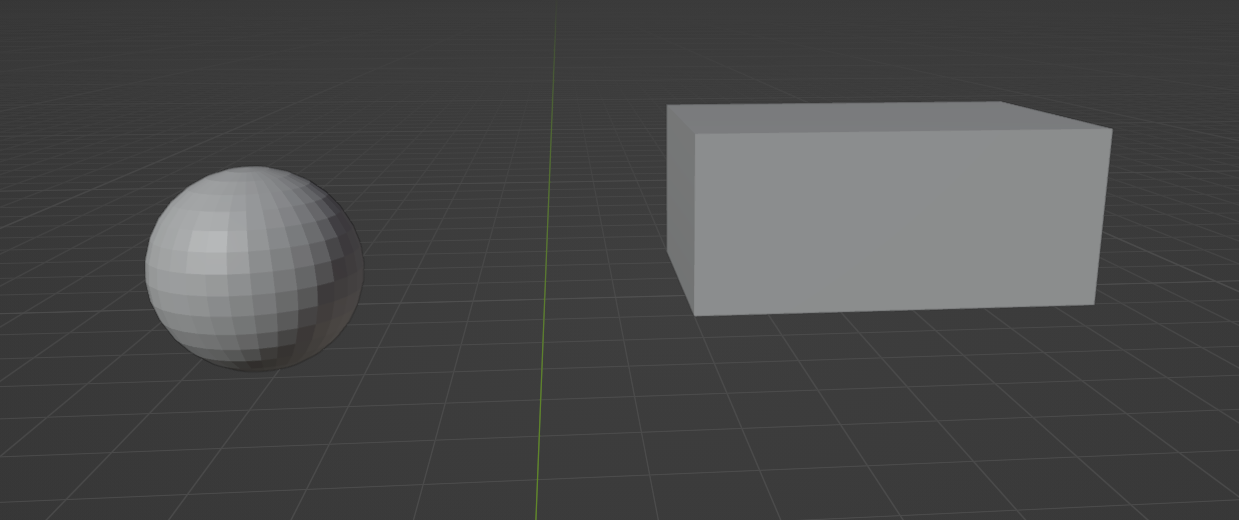
#> input picture notebooks/cuboid-sphere.png, 1239 x 520 px
$ jupyter execute Task2.ipynb   (older library calls are emulated)
#> lines starting #> are read from the running program, lines starting #| are printed output that depends on the picture; after the words box and inside, x2 and y2 are one past the last pixel; in counts of white or black regions, pixels touching at a corner belong together
[cell 1]
import cv2
import numpy as np
import matplotlib.pyplot as plt

### Load image

[cell 2]
filename = "cuboid-sphere.png"

[cell 3]
image = cv2.imread(filename)
#> image is the input picture: shape (520, 1239, 3); mean B, G, R 73.9, 73.9, 73.5
image_gsk = cv2.cvtColor(image, cv2.COLOR_BGR2GRAY)

print(image.shape)
#| (520, 1239, 3)
plt.imshow(image)
plt.show()

### Maxpool, minpool functionality

- Grabbed from https://numbersmithy.com/2d-and-3d-pooling-using-numpy/
- I more like to use torch, but here prefer numpy to reduce dependencies

[cell 4]
def asStride(arr, sub_shape, stride):
    '''Get a strided sub-matrices view of an ndarray.
    Args:
        arr (ndarray): input array of rank 2 or 3, with shape (m1, n1) or (m1, n1, c).
        sub_shape (tuple): window size: (m2, n2).
        stride (int): stride of windows in both y- and x- dimensions.
    Returns:
        subs (view): strided window view.
    See also skimage.util.shape.view_as_windows()
    '''
    s0, s1 = arr.strides[:2]
    m1, n1 = arr.shape[:2]
    m2, n2 = sub_shape[:2]
    view_shape = (1+(m1-m2)//stride, 1+(n1-n2)//stride, m2, n2)+arr.shape[2:]
    strides = (stride*s0, stride*s1, s0, s1)+arr.strides[2:]
    subs = np.lib.stride_tricks.as_strided(
        arr, view_shape, strides=strides, writeable=False)
    return subs

def poolingOverlap(mat, f, stride=None, method='max', pad=False,
                   return_max_pos=False):
    '''Overlapping pooling on 2D or 3D data.
    Args:
        mat (ndarray): input array to do pooling on the first 2 dimensions.
        f (int): pooling kernel size.
    Keyword Args:
        stride (int or None): stride in row/column. If None, same as <f>,
            i.e. non-overlapping pooling.
        method (str): 'max for max-pooling,
                      'mean' for average-pooling.
        pad (bool): pad <mat> or not. If true, pad <mat> at the end in
               y-axis with (f-n%f) number of nans, if not evenly divisible,
               similar for the x-axis.
        return_max_pos (bool): whether to return an array recording the locations
            of the maxima if <method>=='max'. This could be used to back-propagate
            the errors in a network.
    Returns:
        result (ndarray): pooled array.
    See also unpooling().
    '''
    m, n = mat.shape[:2]
    if stride is None:
        stride = f
    _ceil = lambda x, y: x//y + 1
    if pad:
        ny = _ceil(m, stride)
        nx = _ceil(n, stride)
        size = ((ny-1)*stride+f, (nx-1)*stride+f) + mat.shape[2:]
        mat_pad = np.full(size, 0)
        mat_pad[:m, :n, ...] = mat
    else:
        mat_pad = mat[:(m-f)//stride*stride+f, :(n-f)//stride*stride+f, ...]
    view = asStride(mat_pad, (f, f), stride)
    if method == 'max':
        result = np.nanmax(view, axis=(2, 3), keepdims=return_max_pos)
    if method == 'min':
        result = np.nanmin(view, axis=(2, 3), keepdims=return_max_pos)
    if method == 'mean':
        result = np.nanmean(view, axis=(2, 3), keepdims=return_max_pos)
    if return_max_pos:
        pos = np.where(result == view, 1, 0)
        result = np.squeeze(result)
        return result, pos
    else:
        return result

### Remove mesh

[cell 5]
_image = poolingOverlap(image_gsk, 5, 1, 'min')
#> in asStride, `s0, s1 = arr.strides[:2]`: s0 = 1239; s1 = 1
#> in asStride, `strides = (stride*s0, stride*s1, s0, s1)+arr.strides[2:]`: strides = (1239, 1, 1239, 1)
_image = poolingOverlap(_image, 5, 1, 'max')
plt.imshow(_image)

### Sharpen image

[cell 6]
kernel = np.array([[-1, -1, -1], [-1, 10, -1], [-1, -1, -1]])
_image = cv2.filter2D(_image, -1, kernel)
plt.imshow(_image)
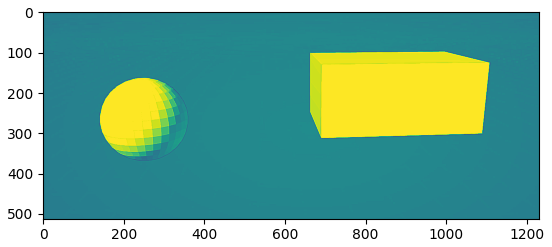
#> figure drawn by matplotlib, 1 panel

### Highlight all background and minpool to make objects easy separatable

[cell 7]
ret, _image_thresh = cv2.threshold(_image, 90, 255, cv2.THRESH_BINARY)
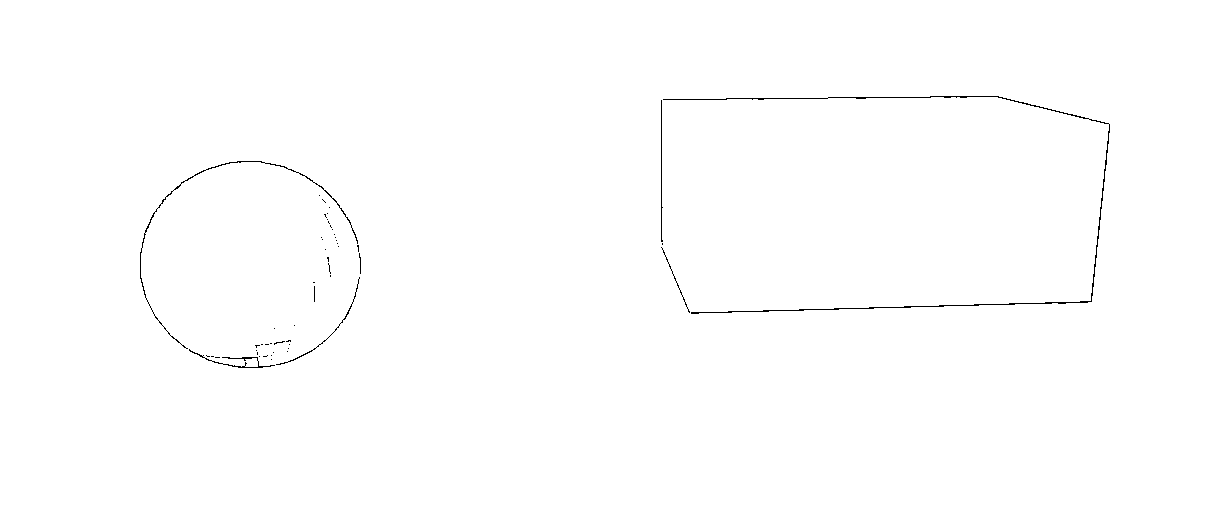
#> _image_thresh: shape (512, 1231); 99.6% white; black in thin lines or dots, all inside (x1, y1, x2, y2) = (140, 96, 1110, 368)
_image_thresh = poolingOverlap(_image_thresh, 5, 1, 'min')
#> in poolingOverlap (call 3), `result = np.nanmin(view, axis=(2, 3), keepdims=return_max_pos)`: result: shape (508, 1227); 98% white; 9 black regions, largest, box (x1, y1, x2, y2) and area: (657, 92, 1110, 314) 6802, (136, 157, 361, 368) 5048, (320, 209, 339, 247) 234

# Pad to compensat size reduction on pooling
_image_thresh = cv2.copyMakeBorder(_image_thresh, 6, 6, 6, 6, cv2.BORDER_DEFAULT)
#> _image_thresh: shape (520, 1239); 98.1% white; 9 black regions, largest, box (x1, y1, x2, y2) and area: (663, 98, 1116, 320) 6802, (142, 163, 367, 374) 5048, (326, 215, 345, 253) 234
plt.imshow(_image_thresh)
plt.show()

### Make foreground mask

[cell 8]
_, _labels, _, _ = cv2.connectedComponentsWithStats(_image_thresh, 4, cv2.CV_32S)
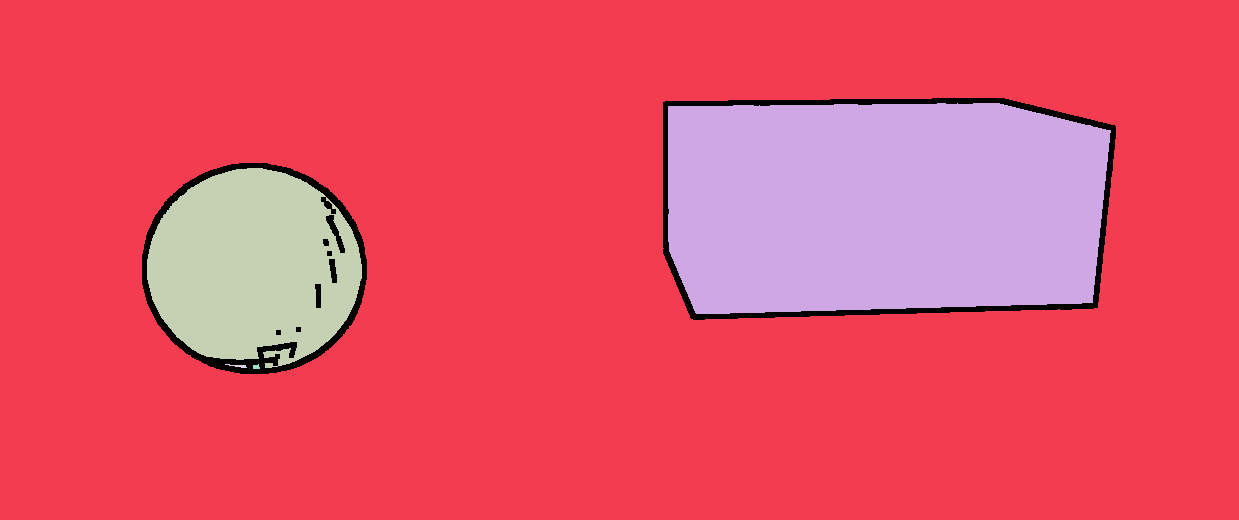
#> _labels: shape (520, 1239) int32; 6 distinct labels, from 0 to 5; one colour per label, 0 black

[cell 9]
foreground_mask = (np.ones_like(_labels) - (_labels == 1)).astype('uint8')
#> foreground_mask: shape (520, 1239); values 0 (black) and 1 (white), 20.3% white; 2 white regions, box (x1, y1, x2, y2) and area: (663, 98, 1116, 320) 93367, (142, 163, 367, 374) 37612
plt.imshow(foreground_mask)

### Separate objects

[cell 10]
_, obj_labels, _, _ = cv2.connectedComponentsWithStats(foreground_mask, 4, cv2.CV_32S)
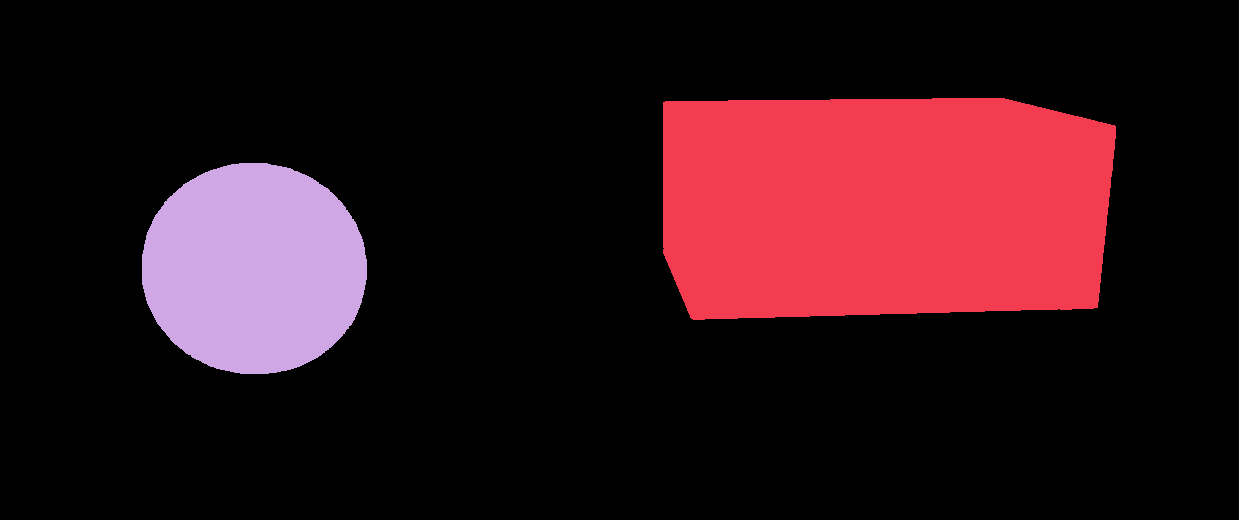
#> obj_labels: shape (520, 1239) int32; 3 distinct labels, from 0 to 2; one colour per label, 0 black

[cell 11]
cuboid_object = obj_labels == 1
#> cuboid_object: shape (520, 1239) bool; 14.5% white; 1 white region, box (x1, y1, x2, y2) and area: (663, 98, 1116, 320) 93367
plt.imshow(cuboid_object)

[cell 12]
sphere_object = obj_labels == 2
#> sphere_object: shape (520, 1239) bool; 5.8% white; 1 white region, box (x1, y1, x2, y2) and area: (142, 163, 367, 374) 37612
sphere_object = sphere_object.astype('uint8')
plt.imshow(sphere_object)

### Get main face of cuboid

[cell 13]
face = image_gsk * cuboid_object
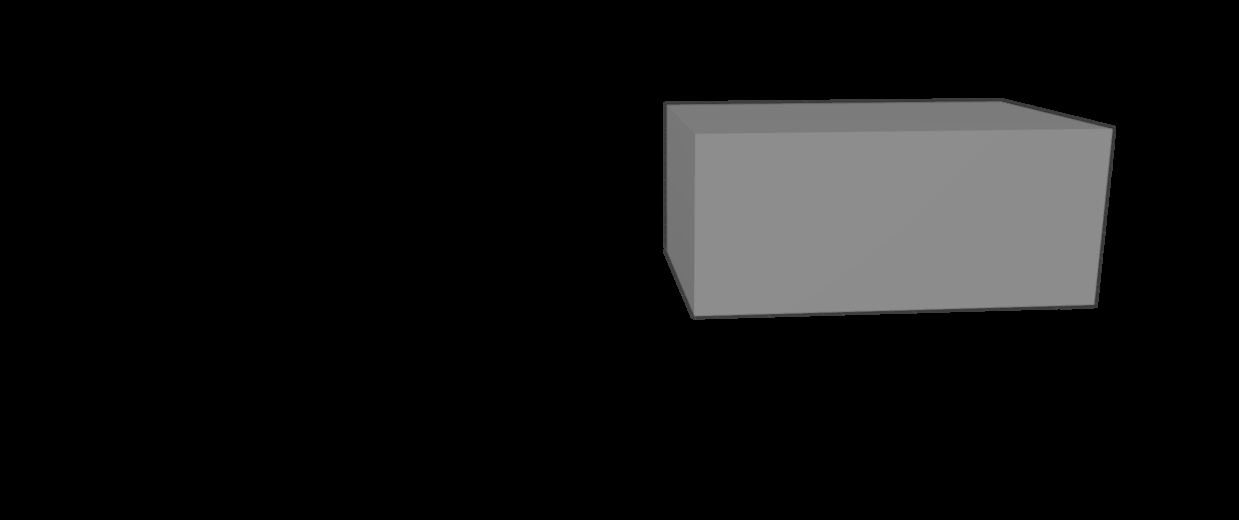
#> face: shape (520, 1239); min 0, max 141, mean 19.3

plt.imshow(face)
plt.show()

main_face = (face>130).astype('uint8')
#> main_face: shape (520, 1239); values 0 (black) and 1 (white), 11.3% white; 1 white region, box (x1, y1, x2, y2) and area: (694, 129, 1112, 316) 72852
plt.imshow(main_face)
plt.show()

plt.imshow(face - main_face*130)
plt.show()
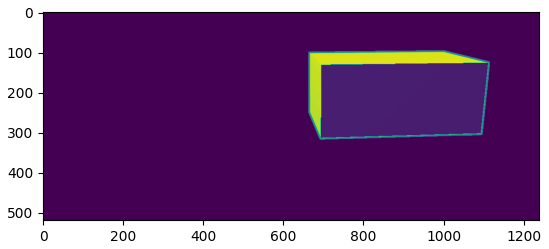
#> figure drawn by matplotlib, 1 panel

# Sphere edges and area

[cell 14]
sphere_object_mp = poolingOverlap(sphere_object, 3, 1)
#> in poolingOverlap (call 4), `result = np.nanmax(view, axis=(2, 3), keepdims=return_max_pos)`: result: shape (518, 1237); values 0 (black) and 1 (white), 6% white; 1 white region, box (x1, y1, x2, y2) and area: (140, 161, 367, 374) 38488
sphere_object_mp = cv2.copyMakeBorder(sphere_object_mp, 1, 1, 1, 1, cv2.BORDER_DEFAULT)
#> sphere_object_mp: shape (520, 1239); values 0 (black) and 1 (white), 6% white; 1 white region, box (x1, y1, x2, y2) and area: (141, 162, 368, 375) 38488

sphere_object_edges = sphere_object_mp - sphere_object
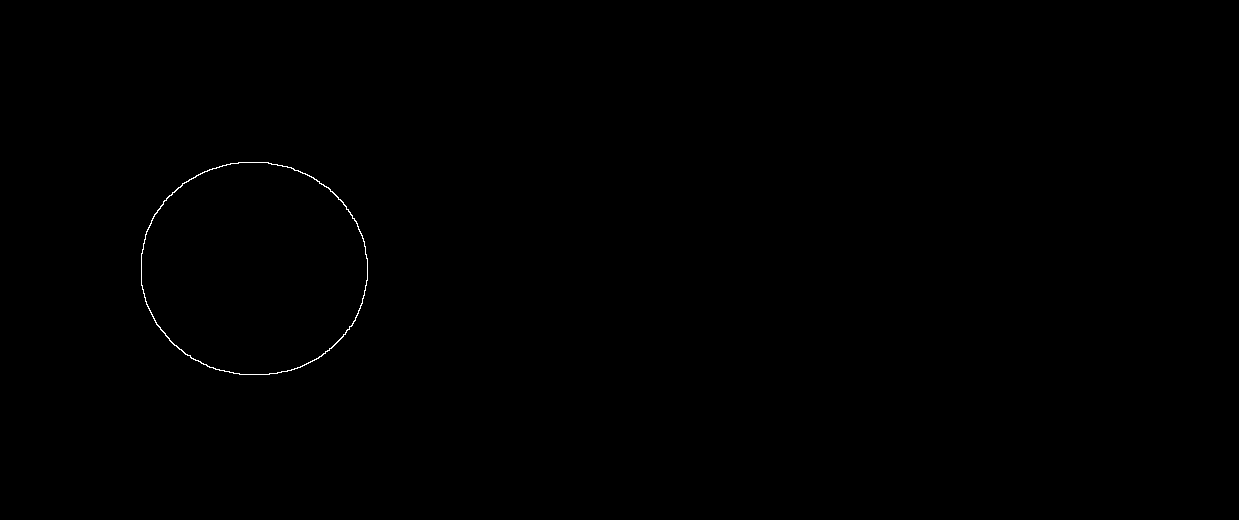
#> sphere_object_edges: shape (520, 1239); values 0 (black) and 1 (white), 0.14% white in thin lines or dots, all inside (x1, y1, x2, y2) = (141, 162, 368, 375)
plt.imshow(sphere_object_edges)

sphere_area_pixels = np.sum(sphere_object)
#> sphere_area_pixels = 37612
print('Sphere area=', sphere_area_pixels)
#| Sphere area= 37612

# Cuboid main face edges and area

[cell 15]
main_face_mp = poolingOverlap(main_face, 3, 1)
#> in poolingOverlap (call 5), `result = np.nanmax(view, axis=(2, 3), keepdims=return_max_pos)`: result: shape (518, 1237); values 0 (black) and 1 (white), 11.6% white; 1 white region, box (x1, y1, x2, y2) and area: (692, 127, 1112, 316) 74066
main_face_mp = cv2.copyMakeBorder(main_face_mp, 1, 1, 1, 1, cv2.BORDER_DEFAULT)
#> main_face_mp: shape (520, 1239); values 0 (black) and 1 (white), 11.5% white; 1 white region, box (x1, y1, x2, y2) and area: (693, 128, 1113, 317) 74066

main_face_edges = main_face_mp - main_face
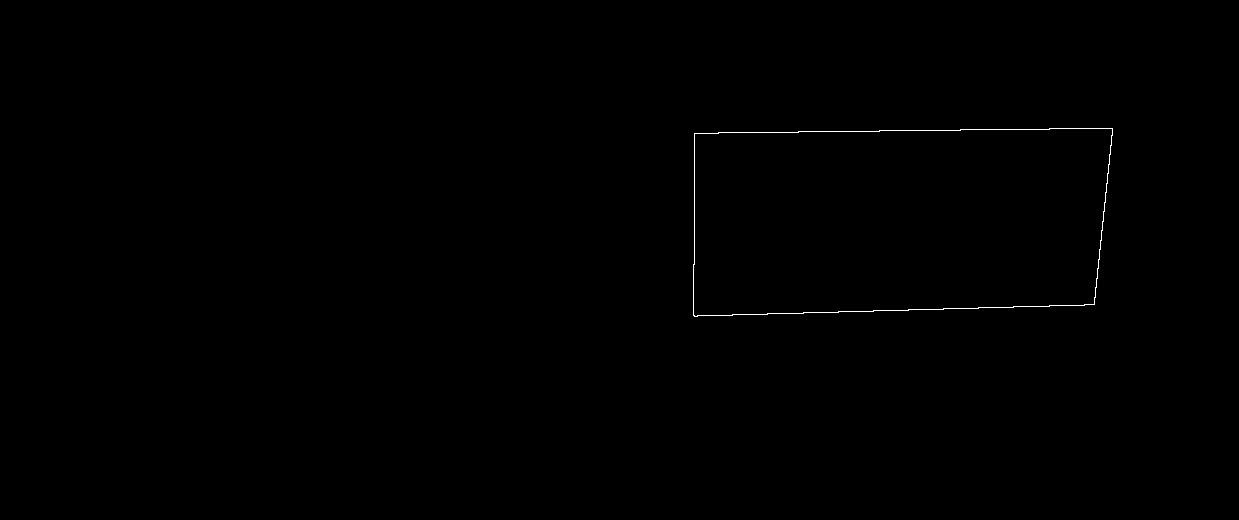
#> main_face_edges: shape (520, 1239); values 0 (black) and 1 (white), 0.19% white in thin lines or dots, all inside (x1, y1, x2, y2) = (693, 128, 1113, 317)
plt.imshow(main_face_edges)

main_face_area_pixels = np.sum(main_face)
#> main_face_area_pixels = 72852
print('Cuboid main face area=', main_face_area_pixels)
#| Cuboid main face area= 72852
